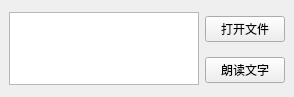
<?xml version="1.0" encoding="UTF-8"?>
<ui version="4.0">
 <class>MainWindow</class>
 <widget class="QMainWindow" name="MainWindow">
  <property name="geometry">
   <rect>
    <x>0</x>
    <y>0</y>
    <width>294</width>
    <height>97</height>
   </rect>
  </property>
  <property name="windowTitle">
   <string>MainWindow</string>
  </property>
  <widget class="QWidget" name="centralwidget">
   <layout class="QGridLayout" name="gridLayout">
    <item row="0" column="0" rowspan="2">
     <widget class="QPlainTextEdit" name="text"/>
    </item>
    <item row="0" column="1">
     <widget class="QPushButton" name="openFile">
      <property name="text">
       <string>打开文件</string>
      </property>
     </widget>
    </item>
    <item row="1" column="1">
     <widget class="QPushButton" name="read">
      <property name="text">
       <string>朗读文字</string>
      </property>
     </widget>
    </item>
   </layout>
  </widget>
 </widget>
 <resources/>
 <connections/>
</ui>
